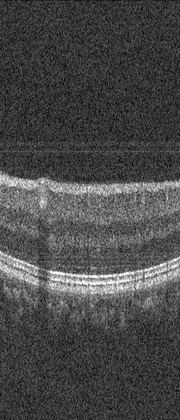
%> input picture images/9.tif, 180 x 420 px, shrunk from 300 x 700 before the run
$ octave opl.m   (GNU Octave 9; MATLAB toolbox functions it lacks are replaced by stand-ins)
%> lines starting %> are read from the running program, lines starting %| are printed output that depends on the picture; in (x1, y1, x2, y2) boxes, pixels count from 0 and x2, y2 are one past the last pixel; in counts of white or black regions, pixels touching at a corner belong together; the program's own positions count from 1
clear;
I0 = imread('9.tif');
%> I0 is the input picture: size 420x180 uint8; min 0, max 255, mean 72.9

%OPL提取
[m,n] = size(I0);
%> m = 420; n = 180
I1 = medfilt2(I0,[5, 5]); %中值滤波
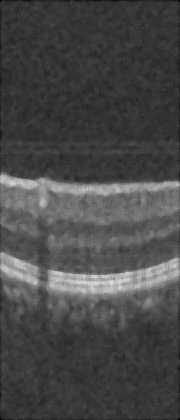
%> I1: size 420x180 uint8; min 0, max 223, mean 72.6
thresh = graythresh(I1);    %大津法全局阈值调整
%> thresh = 0.369
I2 = imbinarize(I1, thresh-0.06); %二值化
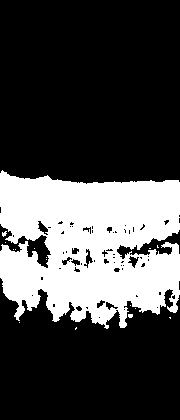
%> I2: size 420x180 logical; 28.5% white; 16 white regions (15 under 20 px), largest, box (x1, y1, x2, y2) and area: (0, 170, 180, 329) 21474
%I2 = medfilt2(I2,[6, 6]); %中值滤波
I2 = imopen(I2, ones(6));
%> I2: size 420x180 logical; 26.8% white; 5 white regions, box (x1, y1, x2, y2) and area: (0, 172, 180, 324) 20021, (71, 311, 86, 321) 134, (17, 307, 24, 314) 47, (107, 254, 113, 261) 42, (171, 306, 177, 312) 36
I2 = imclose(I2, ones(6));
%> I2: size 420x180 logical; 28.2% white; 2 white regions, box (x1, y1, x2, y2) and area: (0, 172, 180, 324) 21267, (171, 306, 177, 312) 36
I2 = imopen(I2, ones(15));
%> I2: size 420x180 logical; 27.5% white; 1 white region, box (x1, y1, x2, y2) and area: (0, 174, 180, 322) 20790
I2 = medfilt2(I2,[6, 6]); %中值滤波
%> I2: size 420x180 logical; 27.1% white; 1 white region, box (x1, y1, x2, y2) and area: (0, 174, 179, 321) 20512
for j = 1:n
    for i = 1:m
        if(I2(i, j) == 1)
            for k = i+110:m
                I2(k, j) = 0;
            end
        end
    end
end
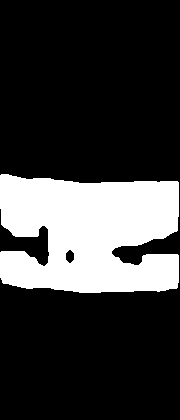
%> I2: size 420x180 logical; 23% white; 1 white region, box (x1, y1, x2, y2) and area: (0, 174, 179, 293) 17415

%判断是否下凹
for i = 1:m
    if I2(i, 50) == 1
        imin = i;
        break;
    end
end
%> after the loop, imin = 179

for i = 1:m
    if I2(i, 150) == 1
        imax = i;
        break;
    end
end
%> after the loop, imax = 182

if imax - imin > 60
    %去除凹形多余白色区域
    for i = m:-1:1
        if I2(i, 160) == 1
            ymax = i;
            break;
        end
    end
    for j = 1:n
        for k = ymax-100:ymax+20
            I2(k, j) = 0;
        end
    end
end

B1 = [1 1 1
      1 1 1
      0 0 0];
for i = 1:8
    I2 = imdilate(I2, B1);
end
%> this loop made 8 passes
%> pass 1, `I2 = imdilate(I2, B1);`:
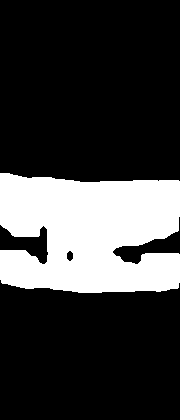
%> I2: size 420x180 logical; 23.8% white; 1 white region, box (x1, y1, x2, y2) and area: (0, 173, 180, 293) 18006
%> after the loop:
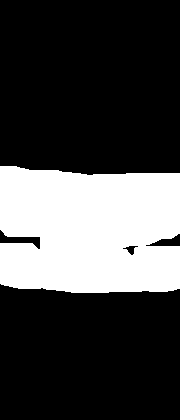
%> I2: size 420x180 logical; 27.6% white; 1 white region, box (x1, y1, x2, y2) and area: (0, 166, 180, 293) 20893

I3 = edge(I2,'canny');
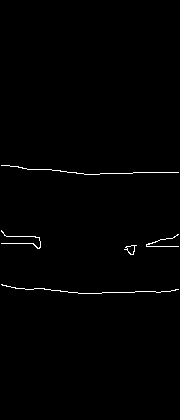
%> I3: size 420x180 logical; 0.76% white in thin lines or dots, all inside (x1, y1, x2, y2) = (1, 165, 179, 294)

I4 = I3;

%绘图
for j = 1:n
    ymax(j) = 1;
end
%> after the loop, ymax = 180 values from 1 to 1
for i = 1:m
    for j = 1:n
        if(I4(i,j) == 1)
            if(i > ymax(j))
                ymax(j) = i;
            end
        end
    end
end
%> after the loop, ymax = 180 values, max 294 at index 79, min 1 at index 1, mean 288.3

k = 1;
for i = 1:m
    for j = 1:n
        if(I4(i,j) == 1)
            if(i == ymax(j))
                yOP(k) = i;
                xOP(k) = j;
                k = k+1;
            end
        end
    end
end
%> after the loop, k = 179; xOP = 178 values, max 179 at index 53, min 2 at index 1, mean 90.5; yOP = 178 values from 285 to 294
%
imshow(I0);
hold on
pOP = polyfit(xOP, yOP, 6);
%> pOP = [-5.35e-11 2.91e-08 -5.98e-06 0.000574 -0.0263 0.595 283.8]
y1OP = polyval(pOP, xOP);
%> y1OP = 178 values, max 294 at index 172, min 284.9 at index 1, mean 291.5
xxOP = linspace(1, n);
%> xxOP = 100 values from 1 to 180
yyOP = spline(xOP, y1OP, xxOP);
%> yyOP = 100 values, max 294 at index 53, min 284.3 at index 1, mean 291.4
plot(xxOP, yyOP, '-', 'LineWidth', 1, 'color', 'c');%线性拟合绘制
legend('OPL');
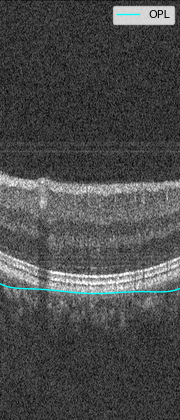
%> figure redrawn from the program's plot data

$ run again, with images/11.tif copied over images/9.tif
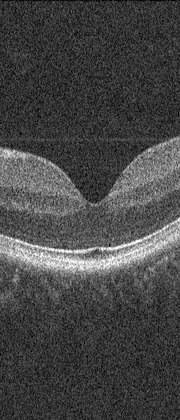
%> input picture images/11.tif, 180 x 420 px, shrunk from 300 x 700 before the run
%> I0 is the input picture: size 420x180 uint8; min 0, max 255, mean 70.1
%> thresh = 0.369
%> after the loop `for i = 1:m`: imin = 162
%> after the loop `for i = 1:m`: imax = 148
%> I3: size 420x180 logical; 1.1% white in thin lines or dots, all inside (x1, y1, x2, y2) = (1, 129, 179, 288)
%> after the loop `for i = 1:m`: ymax = 180 values, max 288 at index 68, min 1 at index 1, mean 269.7
%> after the loop `for i = 1:m`: k = 179; xOP = 178 values, max 179 at index 4, min 2 at index 27, mean 90.5; yOP = 178 values from 249 to 288
%> pOP = [3.69e-11 -2.31e-08 6.01e-06 -0.000815 0.0523 -0.943 265.1]
%> y1OP = 178 values, max 287.9 at index 132, min 248.3 at index 4, mean 272.7
%> yyOP = 100 values, max 287.9 at index 48, min 248.1 at index 100, mean 272.5
%> `legend('OPL');`:
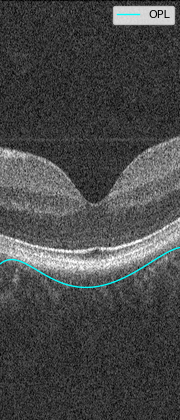
%> figure redrawn from the program's plot data
